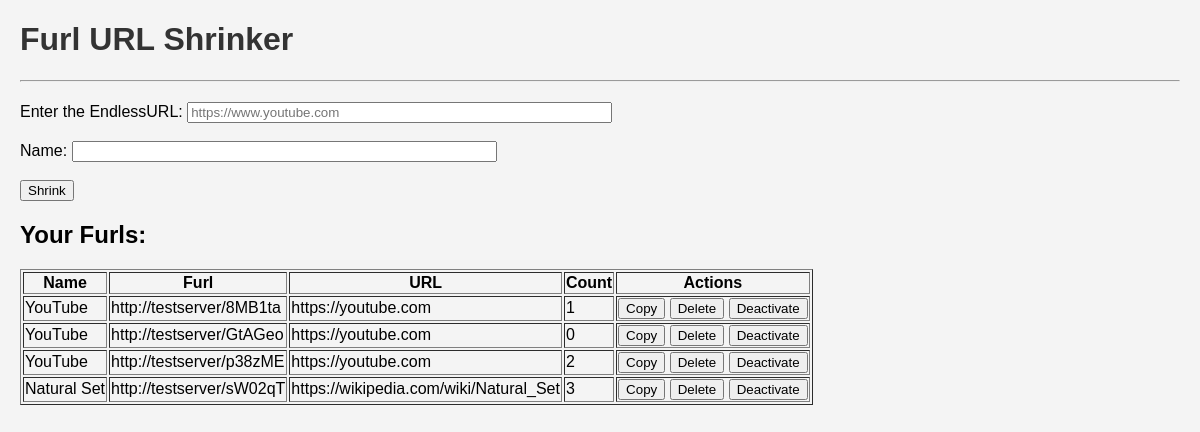
The page /home/JRBros (signed in) on the database its author committed.
### tables this page shows
CREATE TABLE furled(
    furl TEXT PRIMARY KEY,
    url TEXT NOT NULL,
    name TEXT NOT NULL,
    user TEXT NOT NULL,
    count INTEGER DEFAULT 0,
    active BOOLEAN DEFAULT TRUE,
    FOREIGN KEY(user) REFERENCES users(username));

### app.py (the view, shortened to what this page needs)
@app.route('/home/<username>', methods=['GET', 'POST'])
def home(username):
    if 'user' not in session or session['user'] != username:
        return redirect(url_for('login'))
    return render_template("home.html", username=username, furls=db.get_furls(username))

### app.py (called while the page is built)
@app.teardown_appcontext
def close_connection(exception):
    db = g.pop('db', None)
    if db is not None:
        db.commit()
        db.close

### db.py (called while the page is built)
def query(query, params=()) -> sqlite3.Cursor:
    if 'db' not in g:
        g.db = sqlite3.connect(DATABASE)
        g.db.row_factory = sqlite3.Row
    return g.db.cursor().execute(query, params)

def get_furls(user) -> dict:
    return {f[0]:f[1:] for f in query("SELECT furl, name, url, count, active FROM furled WHERE user=?", (user,)).fetchall()}

### templates/home.html (shortened to what this page needs)
{% extends "base.html" %}
{% block content %}
<form action="#" method="POST">
    <label for="url">Enter the EndlessURL:</label>
    <input type="url" name="url" id="url"
           placeholder="https://www.youtube.com"
           pattern="https?://.+"
           size="50"
           required>
    <br/><br/>
    <label for="name">Name:</label>
    <input type="text" name="name" id="name" size="50">
    <br/><br/>
    <input type="submit" value="Shrink">
</form>
<h2>Your Furls:</h2>
<table border="1">
    <thead>
        <tr>
            <th>Name</th>
            <th>Furl</th>
            <th>URL</th>
            <th>Count</th>
            <th>Actions</th>
        </tr>
    </thead>
    <tbody>
        {% for furl, info in furls.items() %}
        <tr>
            <td>{{ info[0] }}</td>
            <td class="url">{{ furl }}</td>
            <td>{{ info[1] }}</td>
            <td>{{ info[2] }}</td>
            <td>
                <button onclick="copyToClipboard('{{ furl }}')">Copy</button>
                <form action="{{ url_for('delete_furl', furl=furl) }}" method="POST" style="display:inline;">
                    <input type="submit" value="Delete">
                </form>
                {% if info[3] %}
                <form action="{{ url_for('deactivate_furl', furl=furl) }}" method="POST" style="display:inline;">
                    <input type="submit" value="Deactivate">
                </form>
                {% else %}
                <form action="{{ url_for('activate_furl', furl=furl) }}" method="POST" style="display:inline;">
                    <input type="submit" value="Activate">
                </form>
                {% endif %}
            </td>
        </tr>
        {% endfor %}
    </tbody>
</table>
{% endblock %}

### templates/base.html (shortened to what this page needs)
<!DOCTYPE html>
<html lang="en">
<head>
    <link rel="stylesheet" href="/static/css/styles.css"/>
</head>
<body>
    <div>
        <h1>Furl URL Shrinker</h1>
        <hr/>
        {% block content %}
        {% endblock %}
    </div>
</body>
</html>

### static/css/styles.css (style rules this page uses)
body { font-family: Arial, sans-serif; margin: 20px; padding: 0; background-color: #f4f4f4; }
h1 { color: #333; }
hr { margin-top: 20px; margin-bottom: 20px; }

### rows shown on the page
furled: name "YouTube", furl "8MB1ta", url "https://youtube.com", info "1"
furled: name "YouTube", furl "GtAGeo", url "https://youtube.com", count "0"
furled: name "YouTube", furl "p38zME", url "https://youtube.com", count "2"
furled: name "Natural Set", furl "sW02qT", url "https://wikipedia.com/wiki/Natural_Set", count "3"
